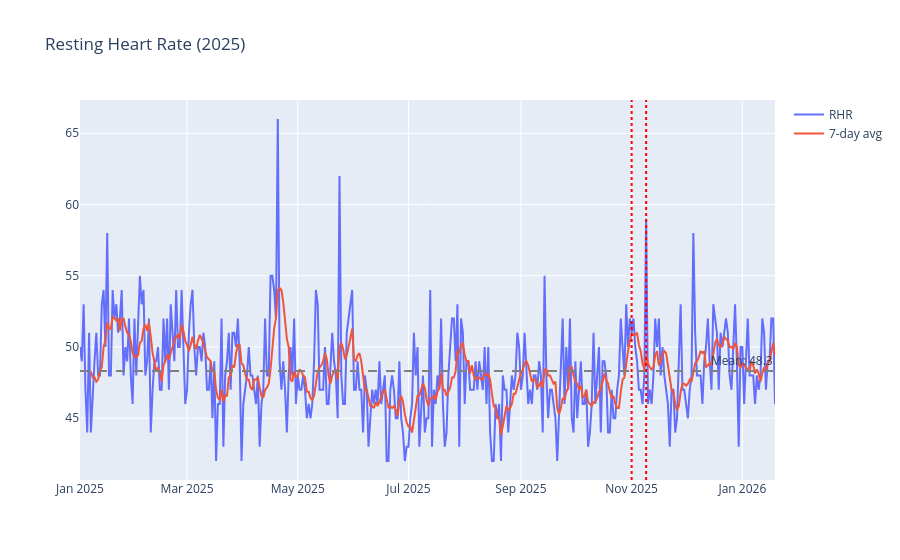

Notebook code cell kept with this figure:
### Code cell
rhr = pd.read_sql("""
  SELECT date(start_date, '-5 hours') as day, quantity as value
  FROM health_samples 
  WHERE type = 'HKQuantityTypeIdentifierRestingHeartRate'
    AND start_date >= '2025-01-01'
  ORDER BY start_date
""", conn)

daily_rhr = rhr.groupby('day')['value'].first().reset_index()
daily_rhr['rolling_7'] = daily_rhr['value'].rolling(7).mean()
baseline_rhr = daily_rhr['value'].mean()

races = ['2025-11-01', '2025-11-09']

fig = go.Figure()
fig.add_trace(go.Scatter(x=daily_rhr['day'], y=daily_rhr['value'], mode='lines', name='RHR'))
fig.add_trace(go.Scatter(x=daily_rhr['day'], y=daily_rhr['rolling_7'], mode='lines', name='7-day avg'))
fig.add_hline(y=baseline_rhr, line_dash="dash", line_color="gray", annotation_text=f"Mean: {baseline_rhr:.1f}")

for race in races:
    fig.add_vline(x=race, line_dash="dot", line_color="red")

fig.update_layout(title='Resting Heart Rate (2025)')
fig.show()

### Figure 1 — Plotly figure (JSON) as saved in the notebook; plotly's stock layout.template omitted (floating-point values rounded to 4 significant figures; data arrays with more than 128 entries replaced by an {"elided": "..."} marker saying what was removed)
{"data": [{"mode": "lines", "name": "RHR", "type": "scatter", "x": {"elided": "383 str values"}, "y": {"elided": "383 float values"}}, {"mode": "lines", "name": "7-day avg", "type": "scatter", "x": {"elided": "383 str values"}, "y": {"elided": "383 float values"}}], "layout": {"annotations": [{"showarrow": false, "text": "Mean: 48.3", "x": 1, "xanchor": "right", "xref": "x domain", "y": 48.31, "yanchor": "bottom", "yref": "y"}], "shapes": [{"line": {"color": "gray", "dash": "dash"}, "type": "line", "x0": 0, "x1": 1, "xref": "x domain", "y0": 48.31, "y1": 48.31, "yref": "y"}, {"line": {"color": "red", "dash": "dot"}, "type": "line", "x0": "2025-11-01", "x1": "2025-11-01", "xref": "x", "y0": 0, "y1": 1, "yref": "y domain"}, {"line": {"color": "red", "dash": "dot"}, "type": "line", "x0": "2025-11-09", "x1": "2025-11-09", "xref": "x", "y0": 0, "y1": 1, "yref": "y domain"}], "title": {"text": "Resting Heart Rate (2025)"}}}
